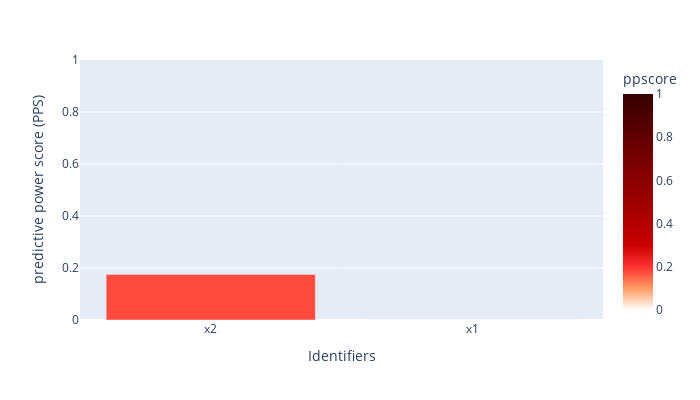

Here is the notebook cell this chart was saved with:
### Markdown cell above
## Running identifier_leakage check:

### Code cell
IdentifierLeakage().run(dataset)

### Figure 1 — Plotly figure (JSON) as saved in the notebook; plotly's stock layout.template omitted (floating-point values rounded to 4 significant figures)
{"data": [{"alignmentgroup": "True", "hovertemplate": "x=%{x}<br>ppscore=%{marker.color}<extra></extra>", "legendgroup": "", "marker": {"color": [0.1753, 0], "coloraxis": "coloraxis", "pattern": {"shape": ""}}, "name": "", "offsetgroup": "", "orientation": "v", "showlegend": false, "textposition": "auto", "type": "bar", "x": ["x2", "x1"], "xaxis": "x", "y": [0.1753, 0], "yaxis": "y"}], "layout": {"barmode": "relative", "coloraxis": {"cmax": 1, "cmin": 0, "colorbar": {"title": {"text": "ppscore"}}, "colorscale": [[0, "rgb(255, 255, 255)"], [0.1, "rgb(255,155,100)"], [0.2, "rgb(255, 50, 50)"], [0.3, "rgb(200, 0, 0)"], [1, "rgb(55, 0, 0)"]]}, "height": 400, "legend": {"tracegroupgap": 0}, "margin": {"t": 60}, "width": 700, "xaxis": {"anchor": "y", "domain": [0, 1], "title": {"text": "Identifiers"}, "type": "category"}, "yaxis": {"anchor": "x", "domain": [0, 1], "fixedrange": true, "range": [0, 1], "title": {"text": "predictive power score (PPS)"}}}}
